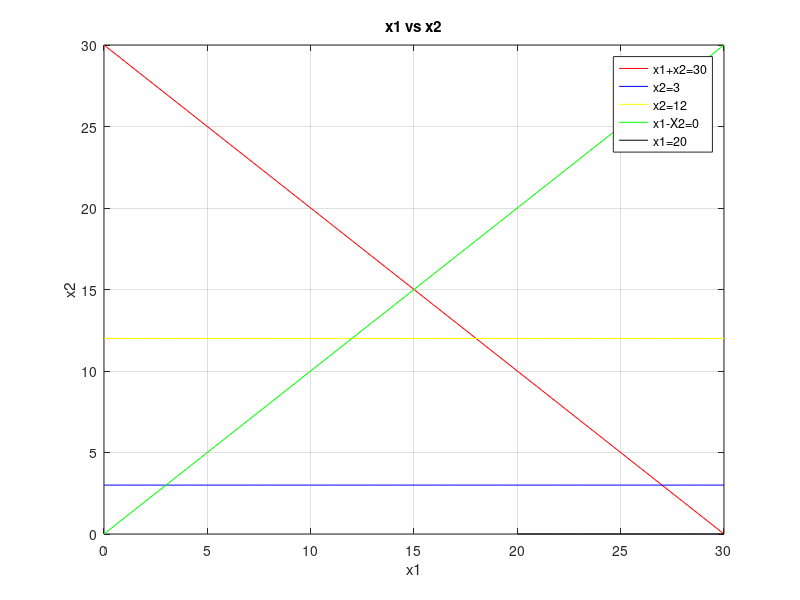

This figure's MATLAB source:

format short
clear all
clc
A = [1 1;0 1; 0 1; 1 -1;1 0];
B=[30;3;12;0;20];
C = [2 3];
solution = [];
x1 = 0:1:max(B);
x2 = (B(1)-A(1,1).*x1)./A(1,2);
x3 = (B(2)-A(2,1).*x1)./A(2,2);
x4 = (B(3)-A(3,1).*x1)./A(3,2);
x5 = (B(4)-A(4,1).*x1)./A(4,2);
x6 = (B(5)-A(5,1).*x1)./A(5,2);

x2 = max(0,x2);
x3 = max(0,x3);
x4 = max(0,x4);
x5 = max(0,x5);
x6 = max(0,x6);

plot(x1,x2,'r',x1,x3,'b',x1,x4,'y',x1,x5,'g',x1,x6,'k');
title('x1 vs x2');
xlabel('x1');
ylabel('x2');
legend('x1+x2=30','x2=3','x2=12','x1-X2=0','x1=20');
grid on

A = [1 1;0 1; 0 1; 1 -1;1 0;1 0;0 1];
B=[30;3;12;0;20;0;0];

for i=1:length(A)%This is the new value of the number of terms. Here it is 6
        A1 = A(i,:);
        B1 = B(i,:);
            for j = i+1 :length(A)      
                A2 = A(j,:);
                B2 = B(j,:);
                A3 = [A1;A2];
                B3 = [B1;B2];
                X = A3\B3;
                solution = [solution X];%stores value of every X as X changes.
            end
end
solution = solution';
solution

x1 = solution(:,1);
x2 = solution(:,2);

H1 = find(x1+x2>30);
solution(H1,:)=[];
x1 = solution(:,1);
x2 = solution(:,2);

H2 = find(x2<3);
solution(H2,:)=[];
x1 = solution(:,1);
x2 = solution(:,2);

H3 = find(x2>12);
solution(H3,:)=[];
x1 = solution(:,1);
x2 = solution(:,2);

H4 = find(x1-x2<0);
solution(H4,:)=[];
x1 = solution(:,1);
x2 = solution(:,2);

H5 = find(x1>20);
solution(H5,:)=[];
x1 = solution(:,1);
x2 = solution(:,2);

H6 = find(x1<0);
solution(H6,:)=[];
x1 = solution(:,1);
x2 = solution(:,2);

H7 = find(x2<0);
solution(H7,:)=[];
x1 = solution(:,1);
x2 = solution(:,2);

for i=1: size(solution(:,1))
    obj(i,:)=sum(solution(i,:).*C)
end

P = max(obj)

M = find(obj==P)

OS = solution(M,:);

OS